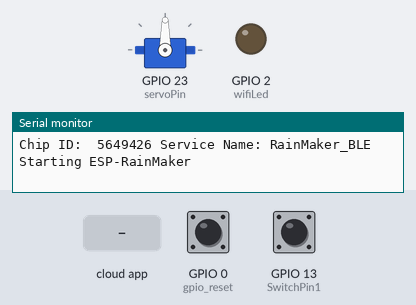
Simulated run of this sketch. Board: ESP32. On the bench: servo, output pins drawn as LEDs (lit = HIGH), the last lines printed to the serial monitor. The test bench sets the inputs (shaded band); at power-on: GPIO 13 (SwitchPin1) HIGH, GPIO 0 (gpio_reset) HIGH. WiFi joins after 1.5 s; servers stay silent unless stated.

Above: at 1.2 s.
1.3 s: GPIO 13 (SwitchPin1) pulled LOW for 0.15 s
At 2.6 s:
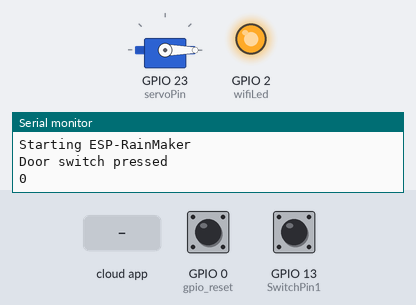
9.4 s: the phone or cloud app sets Latch to 1
At 10.2 s:
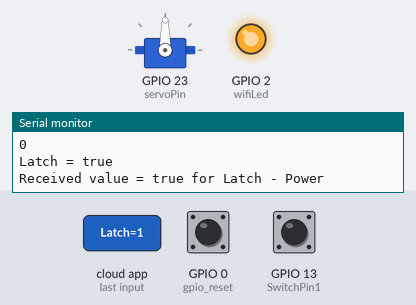
Timing chart, 0 to 11.9 s (numbered marks = the images above; inputs shaded):
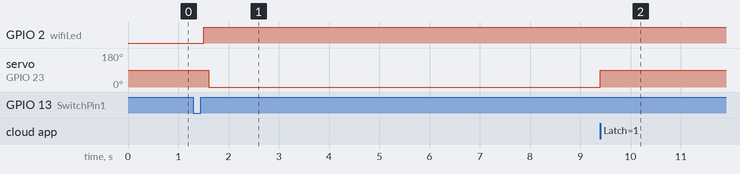

Measured:
- after the input at 1.3 s, servo on GPIO 23 (servoPin): 90° → 0° after 0.31 s
- after the input at 9.4 s, servo on GPIO 23 (servoPin): 0° → 90° at once

The sketch:

SmartLatchProjectorControl.ino
```cpp
  /***

  ESP RainMaker IoT connected door latch and living room automation
  using MG90S servo
  using IR LED control (Projector)
  using 315MHz RF transmitter (Projector Screen)

  ***/

#include "RMaker.h"
#include "WiFi.h"
#include "WiFiProv.h"
#include <ESP32Servo.h>
#include <IRremote.hpp>
#include <RCSwitch.h>
#include <AceButton.h>

using namespace ace_button;

const char *service_name = "RainMaker_BLE";
const char *pop = "12345678";

// define the Chip Id
uint32_t espChipId = 0;

// define the Node Name
char nodeName[] = "ESP32_Living_Room_Automation";

// define the Device Names
char latchServo[] = "Latch";
char projector[] = "Projector";
char projectorScreen[] = "Projector Screen";

// Servo definitions
Servo myServo;                 // create new servo object
static uint8_t servoPin = 23;  // D23

// IR definitions
static uint8_t IRLED = 21; // D21
#define IRPowerA 0xDF00
#define IRPowerC 0x1C
#define IRPowerR 1

// RF definitions
RCSwitch rfSwitch = RCSwitch();
static uint8_t RFTransmitPin = 22;
int screenDownDelay = 27000;

// define the GPIO connected with switches
static uint8_t SwitchPin1 = 13;  //D13

static uint8_t wifiLed = 2;     // D2
static uint8_t gpio_reset = 0;  // Press BOOT for reset WiFi

/* Variable for reading pin status*/
bool latchToggle = LOW;  //Define bool to remember the toggle state of servo arm
bool projectorToggle = LOW;  //Define bool to remember the toggle state of projector
bool projectorScreenToggle = LOW;  //Define bool to remember the toggle state of projector screen

ButtonConfig config1;
AceButton doorSwitch(&config1);

void handleEvent1(AceButton *, uint8_t, uint8_t);

// The framework provides some standard device types like switch, lightbulb, fan, temperature sensor.
static Switch latchServoSwitch(latchServo, &latchToggle);
static Switch projectorSwitch(projector, &projectorToggle);
static Switch projectorScreenSwitch(projectorScreen, &projectorScreenToggle);

void sysProvEvent(arduino_event_t *sys_event) {
  switch (sys_event->event_id) {
    case ARDUINO_EVENT_PROV_START:
      #if CONFIG_IDF_TARGET_ESP32
            Serial.printf("\nProvisioning Started with name \"%s\" and PoP \"%s\" on BLE\n", service_name, pop);
            printQR(service_name, pop, "ble");
      #else
            Serial.printf("\nProvisioning Started with name \"%s\" and PoP \"%s\" on SoftAP\n", service_name, pop);
            printQR(service_name, pop, "softap");
      #endif
            break;
          case ARDUINO_EVENT_WIFI_STA_CONNECTED:
            Serial.printf("\nConnected to Wi-Fi!\n");
            digitalWrite(wifiLed, true);
            break;
  }
}

void write_callback(Device *device, Param *param, const param_val_t val, void *priv_data, write_ctx_t *ctx)
{
  const char *device_name = device->getDeviceName();
  const char *param_name = param->getParamName();

  if (strcmp(device_name, latchServo) == 0)
  {
    Serial.printf("Latch = %s\n", val.val.b ? "true" : "false");

    if (strcmp(param_name, "Power") == 0)
    {
      Serial.printf("Received value = %s for %s - %s\n", val.val.b ? "true" : "false", device_name, param_name);
      latchToggle = val.val.b;
      servoPositionSet();
      param->updateAndReport(val);
    }

  }
  else if(strcmp(device_name, projector) == 0)
  {
    Serial.printf("Projector = %s\n", val.val.b? "true" : "false");

    if(strcmp(param_name, "Power") == 0)
    {
      Serial.printf("Received value = %s for %s - %s\n", val.val.b? "true" : "false", device_name, param_name);
      projectorToggle = val.val.b;
      IRSend();
      param->updateAndReport(val);
    }
  }
  else if(strcmp(device_name, projectorScreen) == 0) {
    Serial.printf("Projector Screen = %s\n", val.val.b? "true" : "false");

    if(strcmp(param_name, "Power") == 0)
    {
      Serial.printf("Received value = %s for %s - %s\n", val.val.b? "true" : "false", device_name, param_name);
      projectorScreenToggle = val.val.b;
      if(projectorScreenToggle == false)
      {
        RFSend(1);
      }
      if(projectorScreenToggle == true)
      {
        RFSend(0);
      }

      param->updateAndReport(val);
    }
  }
}

void IRSend()
{
  IrSender.begin(IRLED); // Start with IR_SEND_PIN as send pin and if NO_LED_FEEDBACK_CODE is NOT defined, enable feedback LED at default feedback LED pin
  IrSender.sendNEC(IRPowerA, IRPowerC, IRPowerR);
  delay(1500);
  IrSender.sendNEC(IRPowerA, IRPowerC, IRPowerR); // Send twice following delay so the same function can be used for turning on and off
}

void RFSend(bool direction)
{
  if(direction == 0){
    // lower screen
    rfSwitch.send(2280580, 24);  // Screen down
    Serial.println("Screen Down");
    delay(screenDownDelay);
    // stop screen
    rfSwitch.send(2280584, 24);  // Screen stop
    Serial.println("Screen Stop");
  }

  if(direction == 1){
    // raise screen
    rfSwitch.send(2280578, 24);  // Screen up
    Serial.println("Screen Up");
  }
}

void servoPositionSet()
{
  (latchToggle == false) ? myServo.write(0) : myServo.write(90);  // set servo position
}

void setup()
{
  Serial.begin(115200);

  // Set the GPIOs as output mode
  pinMode(wifiLed, OUTPUT);

  // Configure the input GPIOs
  pinMode(SwitchPin1, INPUT_PULLUP);
  pinMode(gpio_reset, INPUT);

  // Write to the GPIOs the default state on booting
  digitalWrite(wifiLed, LOW);

  config1.setEventHandler(doorSwitchHandler);

  doorSwitch.init(SwitchPin1);

  Node my_node;
  my_node = RMaker.initNode(nodeName);

  //Standard switch device
  latchServoSwitch.addCb(write_callback);
  projectorSwitch.addCb(write_callback);
  projectorScreenSwitch.addCb(write_callback);

  //Add switch device to the node
  my_node.addDevice(latchServoSwitch);
  my_node.addDevice(projectorSwitch);
  my_node.addDevice(projectorScreenSwitch);

  //This is optional
  RMaker.enableOTA(OTA_USING_PARAMS);
  //If you want to enable scheduling, set time zone for your region using setTimeZone().
  //The list of available values are provided here https://rainmaker.espressif.com/docs/time-service.html
  // RMaker.setTimeZone("Asia/Shanghai");
  // Alternatively, enable the Timezone service and let the phone apps set the appropriate timezone
  RMaker.enableTZService();
  RMaker.enableSchedule();

  //Service Name
  for (int i = 0; i < 17; i = i + 8) {
    espChipId |= ((ESP.getEfuseMac() >> (40 - i)) & 0xff) << i;
  }

  Serial.printf("\nChip ID:  %d Service Name: %s\n", espChipId, service_name);

  Serial.printf("\nStarting ESP-RainMaker\n");
  RMaker.start();

  WiFi.onEvent(sysProvEvent);

  myServo.attach(servoPin);  // attach the servo to output pin

  rfSwitch.enableTransmit(RFTransmitPin); // RF TX pin assignment

  #if CONFIG_IDF_TARGET_ESP32
    WiFiProv.beginProvision(WIFI_PROV_SCHEME_BLE, WIFI_PROV_SCHEME_HANDLER_FREE_BTDM, WIFI_PROV_SECURITY_1, pop, service_name);
  #else
    WiFiProv.beginProvision(WIFI_PROV_SCHEME_SOFTAP, WIFI_PROV_SCHEME_HANDLER_NONE, WIFI_PROV_SECURITY_1, pop, service_name);
  #endif

  latchServoSwitch.updateAndReportParam(ESP_RMAKER_DEF_POWER_NAME, false);
  projectorSwitch.updateAndReportParam(ESP_RMAKER_DEF_POWER_NAME, false);
  projectorScreenSwitch.updateAndReportParam(ESP_RMAKER_DEF_POWER_NAME, false);
}

void loop()
{
  // Read GPIO0 (external button to reset device
  if (digitalRead(gpio_reset) == LOW)  //Push button pressed
  {
    Serial.printf("Reset Button Pressed!\n");
    // Key debounce handling
    delay(100);
    int startTime = millis();
    while (digitalRead(gpio_reset) == LOW) delay(50);
    int endTime = millis();

    if ((endTime - startTime) > 10000)
    {
      // If key pressed for more than 10secs, reset all
      Serial.printf("Reset to factory.\n");
      RMakerFactoryReset(2);
    }
    else if ((endTime - startTime) > 3000)
    {
      Serial.printf("Reset Wi-Fi.\n");
      // If key pressed for more than 3secs, but less than 10, reset Wi-Fi
      RMakerWiFiReset(2);
    }
  }
  delay(100);

  if (WiFi.status() != WL_CONNECTED)
  {
    //Serial.println("WiFi Not Connected");
    digitalWrite(wifiLed, false);
  }
  else
  {
    //Serial.println("WiFi Connected");
    digitalWrite(wifiLed, true);
  }

  doorSwitch.check();
}

void doorSwitchHandler(AceButton *button, uint8_t eventType, uint8_t buttonState)
{
  switch (eventType)
  {
    case AceButton::kEventReleased:  // on button release event
      latchToggle != latchToggle;
      latchServoSwitch.updateAndReportParam(ESP_RMAKER_DEF_POWER_NAME, latchToggle);
      servoPositionSet();
      Serial.println("Door switch pressed");
      Serial.println(latchToggle);
  }
}
```
